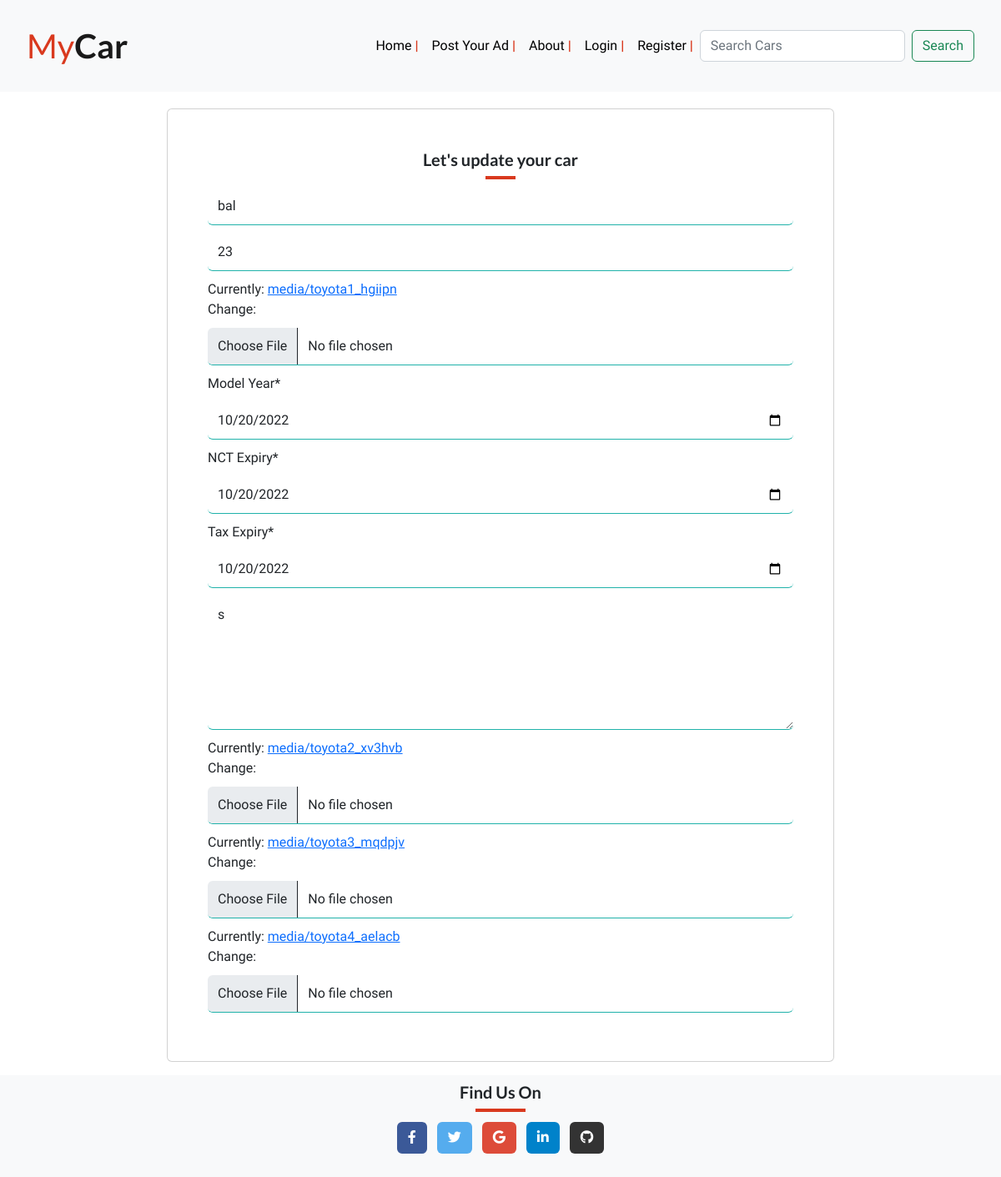
The page /post_your_add_edit/59 on the database its author committed.
### blog/models.py (models this page shows, shortened)
class PostAd(models.Model):
    title = models.CharField(max_length=200, unique=True)
    price = models.IntegerField(null=True)
    slug = models.SlugField(max_length=200, unique=True)
    author = models.ForeignKey(
        User, on_delete=models.CASCADE, related_name="blog_PostAds")
    created_on = models.DateTimeField(auto_now=True)
    updated_on = models.DateTimeField(auto_now=True)
    description = models.TextField(max_length=500)
    image = models.ImageField()
    year = models.DateField(auto_now=False)
    tax = models.DateField(auto_now=False)
    nct = models.DateField(auto_now=False)
    likes = models.ManyToManyField(
        User, related_name='blogpost_like', blank=True)
    class Meta:
        ordering = ["-created_on"]

### blog/views.py (the view, shortened to what this page needs)
# urls.py: path('post_your_add_edit/<post_id>', views.post_your_add_edit, name='post_your_add_edit'),
def post_your_add_edit(request, post_id):
    item = get_object_or_404(PostAd, id=post_id)
    ImageInlineFormSet = inlineformset_factory(PostAd, Images, fields=('images',), max_num=3, can_delete=False, form=ImagesForm)  # Add 3 more fields to add image
    form = PostForm(instance=item)
    formset = ImageInlineFormSet(instance=item)
    context = {
        'form': form,
        'formset': formset
    }
    return render(request, 'post_your_add_edit.html', context)

### templates/post_your_add_edit.html (shortened to what this page needs)
{% extends 'base.html' %}
{% load static %}
{% block content %}
{% load crispy_forms_tags %}
<div class="container col-md-8 card p-5 mb-3">
    <h5 class="text-center">Let's update your car</h5>
    <hr class="red">
    <form method="POST" enctype="multipart/form-data">
        {{ form | crispy }}
        {{ formset | crispy }}
    </form>
</div>
{% endblock content %}

### static/css/style.css (style rules this page uses)
body { font-family: Maven Pro, sans-serif; }
h1, h2, h3, h5 { font-family: Lato, sans-serif; font-weight: bold; }
.register_form { border: none; line-height: 2.0em; border-bottom: .5px solid lightseagreen; border-color: none; margin-bottom: 10px; margin-top: 10px; }
hr.red { width: 5%; margin: auto; border: 2px solid #D9391E; opacity: 1; }

### rows shown on the page
PostAd: title "bal", price "23", year "10/20/2022", nct "10/20/2022", tax "10/20/2022", description "s"
